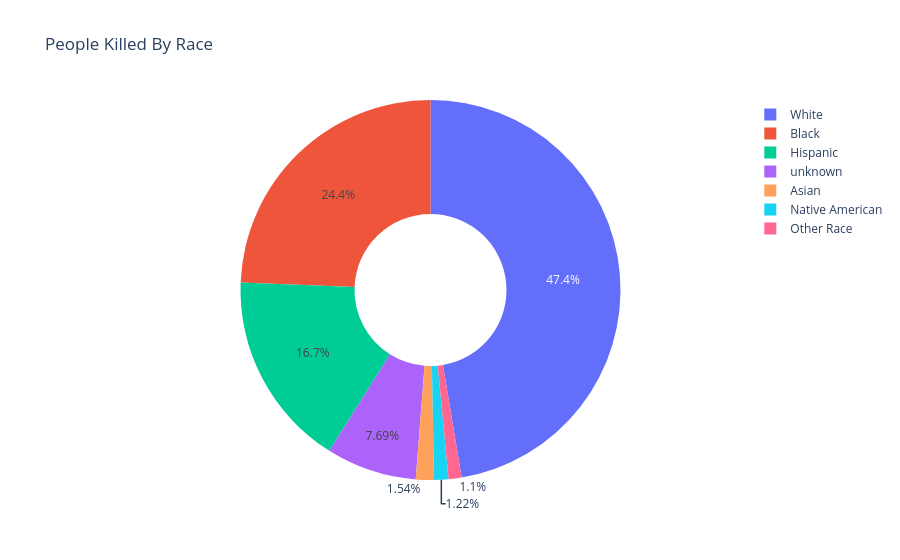

Notebook source saved alongside this figure:
### Code cell
px.pie(death_race,names=death_race["FRace"],values=death_race["Total"],hole=0.4,title="People Killed By Race")

### Figure 1 — Plotly figure (JSON) as saved in the notebook; plotly's stock layout.template omitted (floating-point values rounded to 4 significant figures)
{"data": [{"domain": {"x": [0, 1], "y": [0, 1]}, "hole": 0.4, "hovertemplate": "FRace=%{label}<br>Total=%{value}<extra></extra>", "labels": ["White", "Black", "Hispanic", "unknown", "Asian", "Native American", "Other Race"], "legendgroup": "", "name": "", "showlegend": true, "type": "pie", "values": [1201, 618, 423, 195, 39, 31, 28]}], "layout": {"legend": {"tracegroupgap": 0}, "title": {"text": "People Killed By Race"}}}
